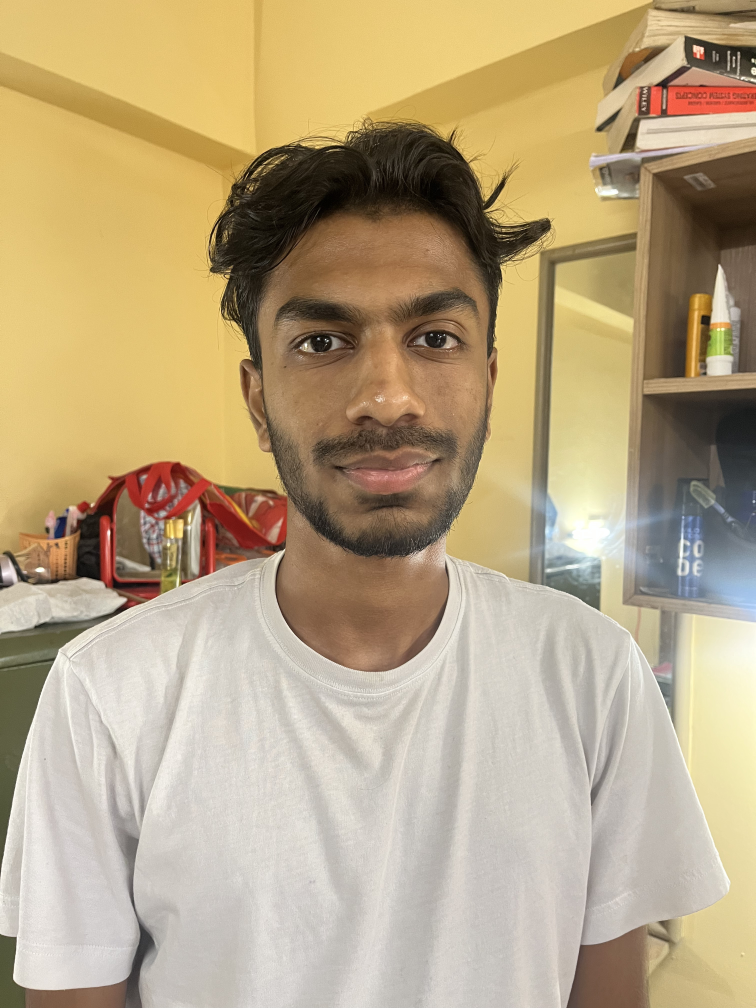
#> input picture Attendance-Tracker/student_images/student1.jpg, 3024 x 4032 px (shown at 1/4 size); its folder holds 4 pictures in this run
$ python preprocess_images.py
#> lines starting #> are read from the running program, lines starting #| are printed output that depends on the picture; after the words box and inside, x2 and y2 are one past the last pixel; in counts of white or black regions, pixels touching at a corner belong together
import os
import cv2

# Constants for file directories
STUDENT_IMAGES_DIR = "student_images"
CLASS_IMAGES_DIR = "class_images"

# Constants for image preprocessing
RESIZE_WIDTH = 128
RESIZE_HEIGHT = 128
GRAYSCALE = True


def preprocess_student_images():
    # Create a directory to store preprocessed student images
    os.makedirs("preprocessed_student_images", exist_ok=True)

    # Iterate through each student image file
    for filename in os.listdir(STUDENT_IMAGES_DIR):
        # Load and preprocess each image
        image_path = os.path.join(STUDENT_IMAGES_DIR, filename)
        image = cv2.imread(image_path)
#> image is the input picture: shape (4032, 3024, 3); mean B, G, R 132, 165.9, 184.8

        # Resize the image
        image = cv2.resize(image, (RESIZE_WIDTH, RESIZE_HEIGHT))
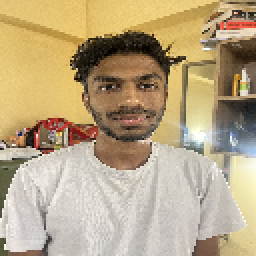
#> image: shape (128, 128, 3) (shown 2 times larger); mean B, G, R 132.1, 165.9, 184.8

        # Convert to grayscale if required
        if GRAYSCALE:
            image = cv2.cvtColor(image, cv2.COLOR_BGR2GRAY)
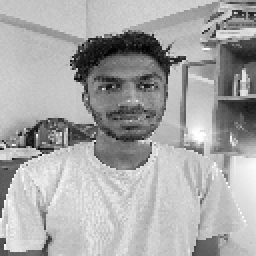
#> image: shape (128, 128) (shown 2 times larger); min 1, max 255, mean 167.7

        # Normalize pixel values
        image = image / 255.0

        # Save the preprocessed image
        save_path = os.path.join("preprocessed_student_images", filename)
        cv2.imwrite(save_path, image)
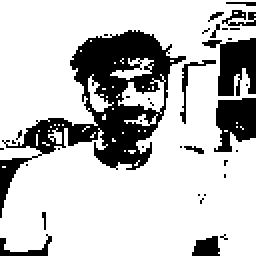
#> saved as student1.jpg: shape (128, 128) (shown 2 times larger); values 0 (black) and 1 (white), 76.7% white; 36 black regions (27 under 20 px), largest, box (x1, y1, x2, y2) and area: (0, 15, 93, 109) 2458, (101, 19, 128, 48) 456, (107, 49, 128, 76) 408
#> pass 2 of the loop in preprocess_student_images, `for filename in os.listdir(STUDENT_IMAGES_DIR):`:
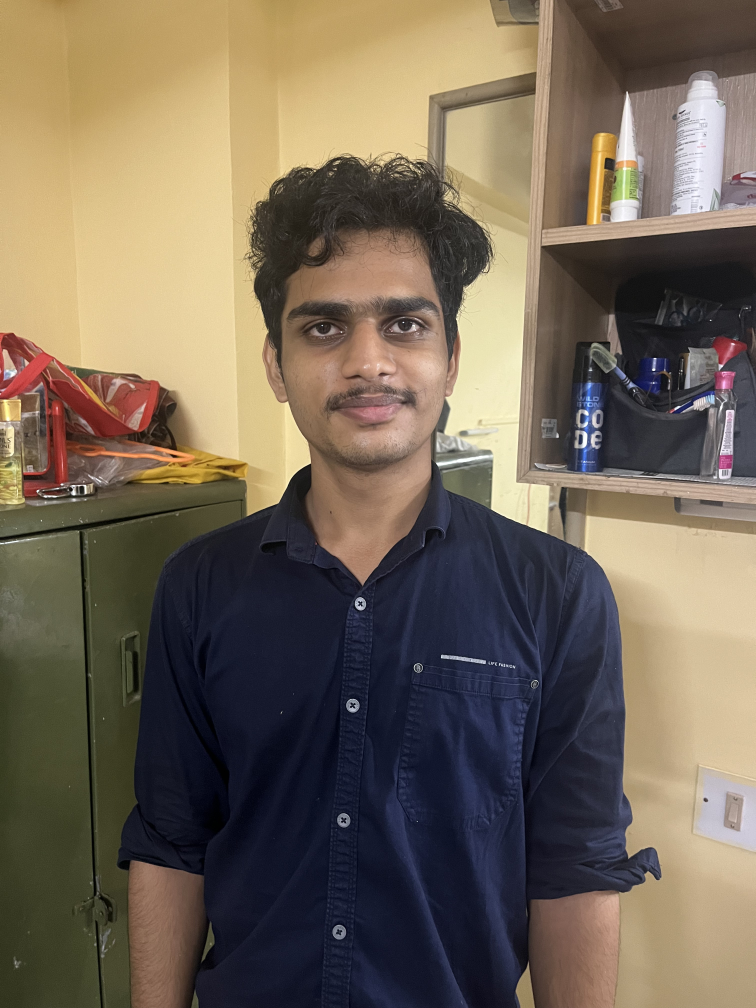
#> input picture Attendance-Tracker/student_images/student2.jpg, 3024 x 4032 px (shown at 1/4 size)
#> in preprocess_student_images, image is the input picture: shape (4032, 3024, 3); mean B, G, R 87.4, 103.2, 115.7
#> in preprocess_student_images, `image = cv2.cvtColor(image, cv2.COLOR_BGR2GRAY)`:
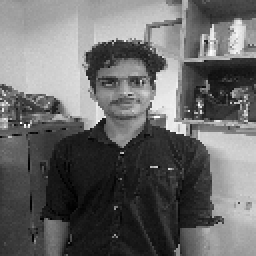
#> image: shape (128, 128) (shown 2 times larger); min 0, max 255, mean 104.9
#> in preprocess_student_images, `cv2.imwrite(save_path, image)`:
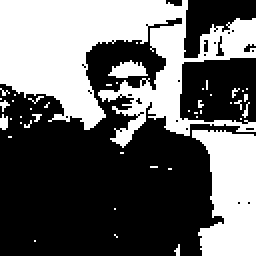
#> saved as student2.jpg: shape (128, 128) (shown 2 times larger); values 0 (black) and 1 (white), 40.2% white; 44 white regions (40 under 20 px), largest, box (x1, y1, x2, y2) and area: (0, 0, 128, 74) 4809, (96, 65, 128, 128) 1494, (54, 30, 74, 39) 112, (0, 57, 4, 65) 25
#> pass 3 of the loop in preprocess_student_images, `for filename in os.listdir(STUDENT_IMAGES_DIR):`:
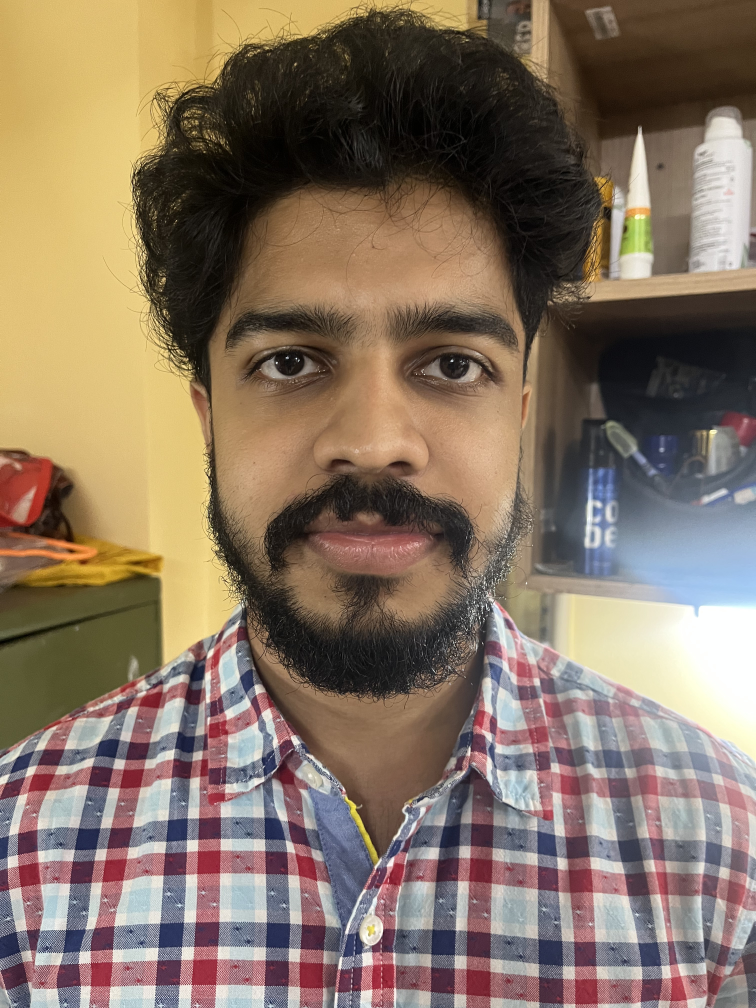
#> input picture Attendance-Tracker/student_images/student3.jpg, 3024 x 4032 px (shown at 1/4 size)
#> in preprocess_student_images, image is the input picture: shape (4032, 3024, 3); mean B, G, R 98.7, 116, 134.3
#> in preprocess_student_images, `image = cv2.cvtColor(image, cv2.COLOR_BGR2GRAY)`:
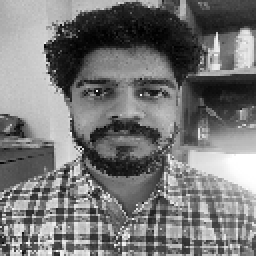
#> image: shape (128, 128) (shown 2 times larger); min 0, max 255, mean 119.3
#> in preprocess_student_images, `cv2.imwrite(save_path, image)`:
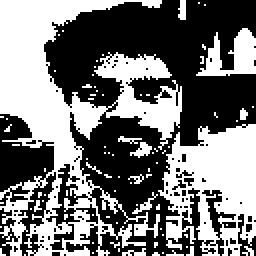
#> saved as student3.jpg: shape (128, 128) (shown 2 times larger); values 0 (black) and 1 (white), 46.1% white; 85 white regions (77 under 20 px), largest, box (x1, y1, x2, y2) and area: (0, 0, 91, 128) 4727, (79, 62, 128, 128) 2046, (98, 14, 128, 38) 373
#> the loop made 4 passes; the first 3 are shown


def preprocess_class_images():
    # Create a directory to store preprocessed class images
    os.makedirs("preprocessed_class_images", exist_ok=True)

    # Iterate through each class image file
#> (the run stopped early here; a loop or call above may not have finished)
